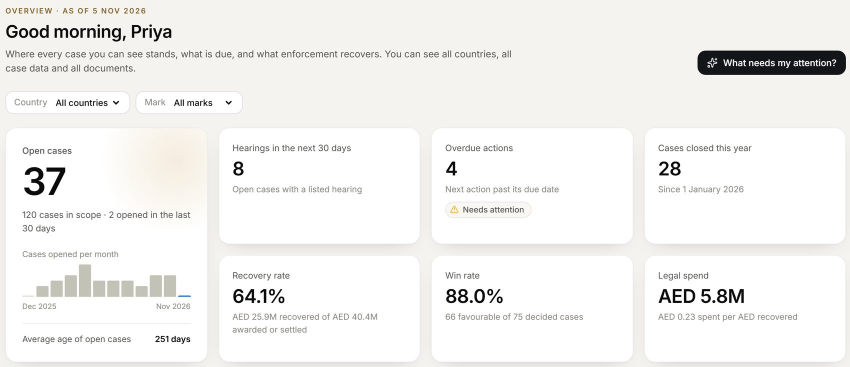
#> input picture docs/deliverables/Demo-Script/script-src/img/overview.jpg, 1700 x 734 px, given in place of overview.png, which was not available (shown at 1/2 size)
$ python prep_images.py img/overview.jpg img/dash-d2.jpg img/case428.jpg
#> lines starting #> are read from the running program, lines starting #| are printed output that depends on the picture
"""Crop the raw app screenshots into JPEGs for the demo script (coordinates in original 3200x2000 pixels)."""
import sys
from pathlib import Path
from PIL import Image

raw, out, deck = Path(sys.argv[1]), Path(sys.argv[2]), Path(sys.argv[3])
out.mkdir(parents=True, exist_ok=True)
S = 1.6  # displayed -> original
def box(x0, y0, x1, y1):  # displayed coords (2000x1250) -> original
    return tuple(int(v * S) for v in (x0, y0, x1, y1))
JOBS = {
    "overview":        ("overview.png",        box(370, 105, 1945, 785)),
    "dash-d1":         ("dash-d1b.png",        box(370, 245, 1945, 1250)),
    "dash-d2":         ("dash-d2.png",         box(370, 245, 1945, 1110)),
    "case428":         ("case428.png",         box(370, 105, 1945, 1125)),
    "dash-ds1":        ("dash-ds1.png",        box(370, 245, 1945, 905)),
    "overview-omar":   ("overview-omar.png",   box(370, 105, 1945, 785)),
    "dash-d1-omar":    ("dash-d1-omar.png",    box(370, 245, 1945, 860)),
    "case428-omar":    ("case428-omar.png",    box(790, 130, 1540, 540)),
    "documents":       ("documents.png",       box(370, 105, 1945, 1010)),
    "docview-ar-scan": ("docview-ar-scan.png", box(370, 105, 1945, 1250)),
    "docview-flagged": ("docview-flagged.png", box(370, 105, 1945, 720)),
    "persona":         ("overview-omar.png",   box(0, 1085, 330, 1250)),
}
for name, (src, b) in JOBS.items():
    p = raw / src
    if not p.exists():
        print("missing", p); continue
    im = Image.open(p).convert("RGB").crop(b)
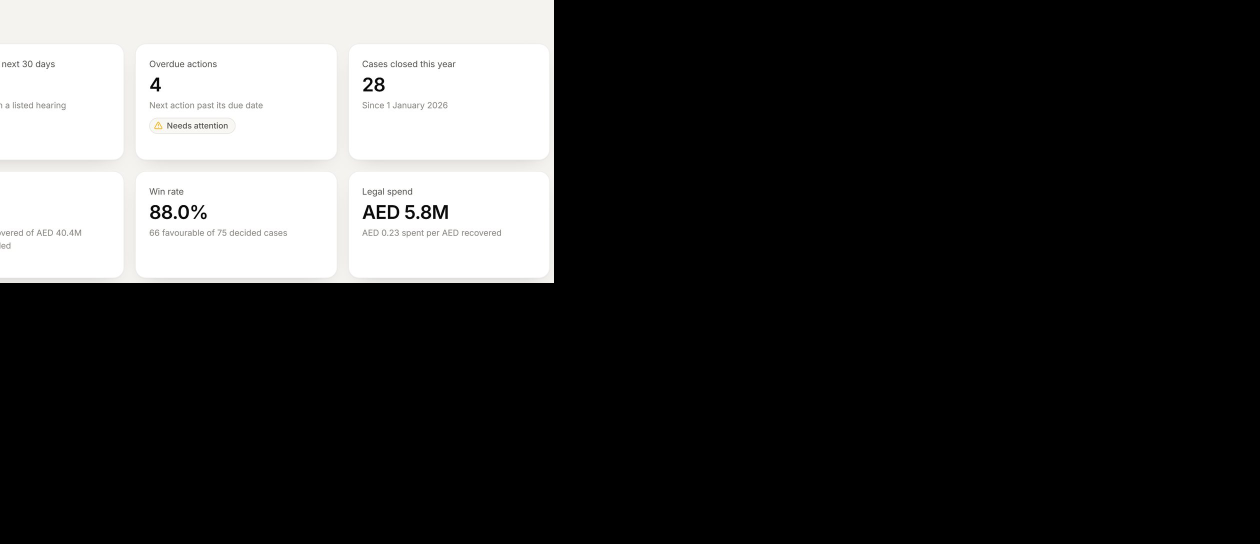
#> im: PIL image 2520x1088 RGB (shown at 1/2 size); mean R, G, B 56.7, 56.6, 56.3
    if im.width > 1700:
        im = im.resize((1700, round(im.height * 1700 / im.width)), Image.LANCZOS)
#> im: PIL image 1700x734 RGB
    im.save(out / f"{name}.jpg", quality=84, optimize=True, progressive=True)
    print(name, im.size)
#| overview (1700, 734)
#> pass 3 of the loop `for name, (src, b) in JOBS.items():`:
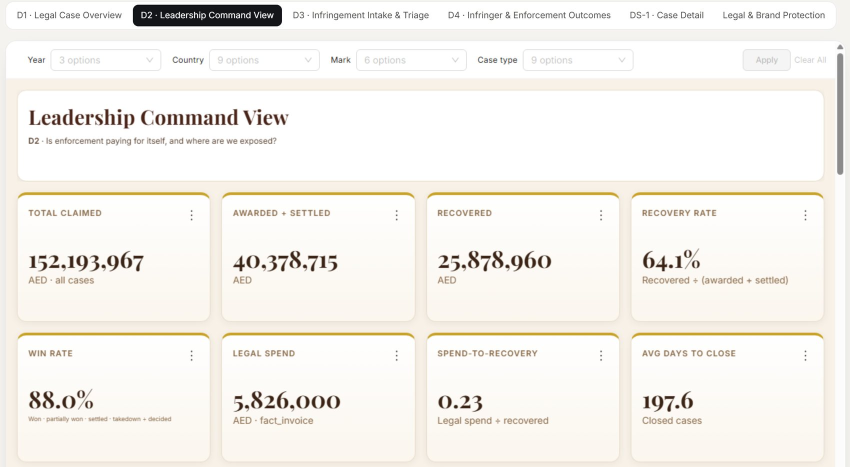
#> input picture docs/deliverables/Demo-Script/script-src/img/dash-d2.jpg, 1700 x 934 px, given in place of dash-d2.png, which was not available (shown at 1/2 size)
#> `im = Image.open(p).convert("RGB").crop(b)`:
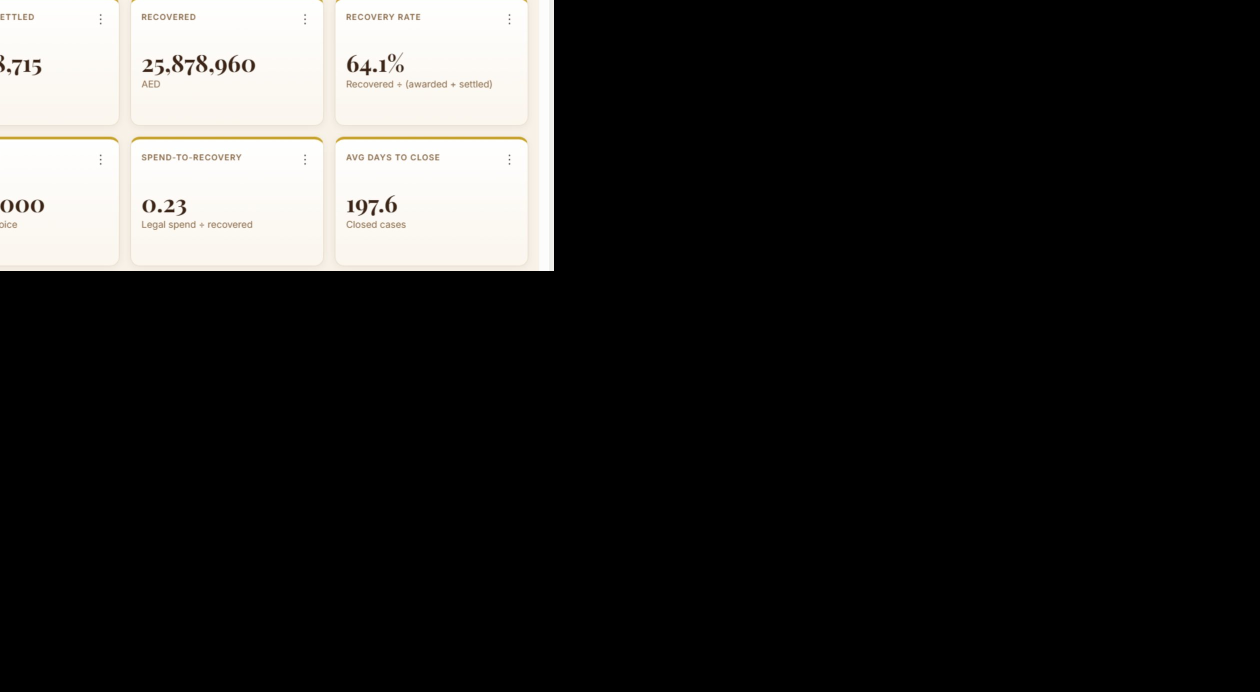
#> im: PIL image 2520x1384 RGB (shown at 1/2 size); mean R, G, B 42.5, 41.9, 40.8
#| dash-d2 (1700, 934)
#> the loop made 12 passes; the first 3 are shown
for name in ["answer-cited", "answer-arabic", "answer-access"]:
#> (the run stopped early here; a loop or call above may not have finished)
